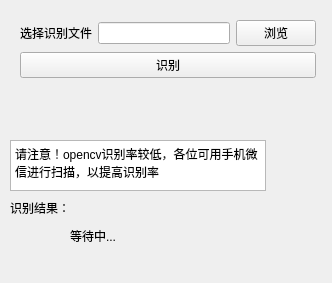
<?xml version="1.0" encoding="UTF-8"?>
<ui version="4.0">
 <class>recongise</class>
 <widget class="QWidget" name="recongise">
  <property name="enabled">
   <bool>true</bool>
  </property>
  <property name="geometry">
   <rect>
    <x>0</x>
    <y>0</y>
    <width>332</width>
    <height>283</height>
   </rect>
  </property>
  <property name="sizePolicy">
   <sizepolicy hsizetype="Ignored" vsizetype="Preferred">
    <horstretch>0</horstretch>
    <verstretch>0</verstretch>
   </sizepolicy>
  </property>
  <property name="minimumSize">
   <size>
    <width>332</width>
    <height>283</height>
   </size>
  </property>
  <property name="maximumSize">
   <size>
    <width>332</width>
    <height>283</height>
   </size>
  </property>
  <property name="windowTitle">
   <string>识别二维码</string>
  </property>
  <property name="windowIcon">
   <iconset resource="../gui/res.qrc">
    <normaloff>:/icon/C:/Users/27698/Downloads/reico.ico</normaloff>:/icon/C:/Users/27698/Downloads/reico.ico</iconset>
  </property>
  <widget class="QLabel" name="label_2">
   <property name="geometry">
    <rect>
     <x>10</x>
     <y>200</y>
     <width>81</width>
     <height>16</height>
    </rect>
   </property>
   <property name="text">
    <string>识别结果：</string>
   </property>
  </widget>
  <widget class="QLabel" name="label_3">
   <property name="geometry">
    <rect>
     <x>70</x>
     <y>210</y>
     <width>211</width>
     <height>51</height>
    </rect>
   </property>
   <property name="text">
    <string>等待中...</string>
   </property>
  </widget>
  <widget class="QTextBrowser" name="textBrowser">
   <property name="geometry">
    <rect>
     <x>10</x>
     <y>140</y>
     <width>256</width>
     <height>51</height>
    </rect>
   </property>
   <property name="html">
    <string>&lt;!DOCTYPE HTML PUBLIC &quot;-//W3C//DTD HTML 4.0//EN&quot; &quot;http://www.w3.org/TR/REC-html40/strict.dtd&quot;&gt;
&lt;html&gt;&lt;head&gt;&lt;meta name=&quot;qrichtext&quot; content=&quot;1&quot; /&gt;&lt;meta charset=&quot;utf-8&quot; /&gt;&lt;style type=&quot;text/css&quot;&gt;
p, li { white-space: pre-wrap; }
hr { height: 1px; border-width: 0; }
li.unchecked::marker { content: &quot;\2610&quot;; }
li.checked::marker { content: &quot;\2612&quot;; }
&lt;/style&gt;&lt;/head&gt;&lt;body style=&quot; font-family:'Microsoft YaHei UI'; font-size:9pt; font-weight:400; font-style:normal;&quot;&gt;
&lt;p style=&quot; margin-top:0px; margin-bottom:0px; margin-left:0px; margin-right:0px; -qt-block-indent:0; text-indent:0px;&quot;&gt;请注意！opencv识别率较低，各位可用手机微信进行扫描，以提高识别率&lt;/p&gt;&lt;/body&gt;&lt;/html&gt;</string>
   </property>
  </widget>
  <widget class="QWidget" name="layoutWidget">
   <property name="geometry">
    <rect>
     <x>20</x>
     <y>20</y>
     <width>296</width>
     <height>58</height>
    </rect>
   </property>
   <layout class="QVBoxLayout" name="verticalLayout">
    <item>
     <layout class="QHBoxLayout" name="horizontalLayout">
      <item>
       <widget class="QLabel" name="label">
        <property name="text">
         <string>选择识别文件</string>
        </property>
       </widget>
      </item>
      <item>
       <widget class="QLineEdit" name="lineEdit"/>
      </item>
      <item>
       <widget class="QPushButton" name="pushButton">
        <property name="text">
         <string>浏览</string>
        </property>
       </widget>
      </item>
     </layout>
    </item>
    <item>
     <widget class="QPushButton" name="pushButton_2">
      <property name="text">
       <string>识别</string>
      </property>
     </widget>
    </item>
   </layout>
  </widget>
 </widget>
 <resources>
  <include location="../gui/res.qrc"/>
 </resources>
 <connections/>
</ui>
